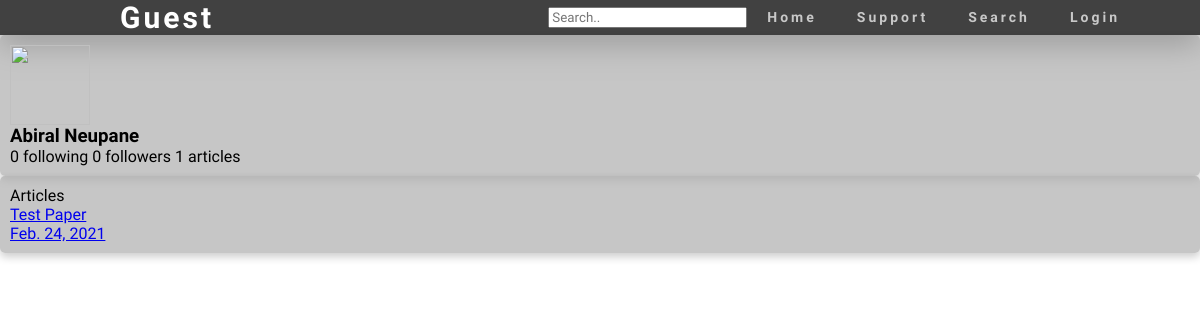
The page /profile/abiral on the database as committed earlier.
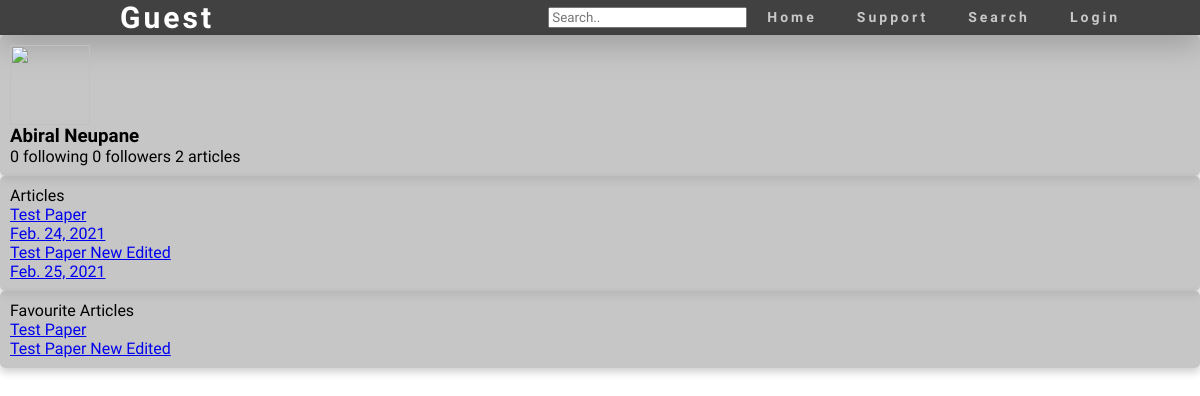
The same page on the database as committed later.
### portal/models.py (models this page shows, shortened)
class Article(models.Model):
    DOC_TYPE = (
        (1, 'Paper'),
        (2, 'Project')
    )
    objects = models.Manager()
    name = models.CharField(max_length=500)
    last_edited = models.DateField(auto_now= True)
    uploaded_by = models.ForeignKey(Person, on_delete=models.CASCADE,related_name="owner")
    doc_type = models.IntegerField(choices=DOC_TYPE, default=1)
    collaborators = models.ManyToManyField(Person, related_name="collaborator")
    description = models.TextField(max_length=1000, null=True)
    def __str__(self):
        return self.name

class Favourite(models.Model):
    objects = models.Manager()
    from_person = models.ForeignKey(Person, on_delete=models.CASCADE)
    to_article = models.ForeignKey(Article, on_delete=models.CASCADE)

### portal/views.py (the view, shortened to what this page needs)
# urls.py: path('profile', views.ProfileView.as_view(), name='profile'),
class ProfileView(View):
    def get(self, request, username=''):
        try:
            user=User.objects.get(username=username)
        except:
            user=request.user
        print(user)
        articles=models.Article.objects.filter(uploaded_by=user.person)
        context={
            'person' : user.person,
            'articles': articles,
            'followers': user.person.get_followers(),
            'followings': user.person.get_following(),
            'favourites': user.person.get_favourites()
        }
        if not user.is_anonymous:
            print(request.user)
            context['form1']=forms.UserEditForm(instance=user)
            context['form2']=forms.ProfileCompleteForm(instance=user.person)
            context['form3']=forms.PasswordChangeForm()
        return render(request, 'profile.html', context)

### portal/forms.py
class UserEditForm(forms.ModelForm):
    class Meta:
        model = User
        fields = ('username', 'email',)

class ProfileCompleteForm(forms.ModelForm):
    class Meta:
        model = models.Person
        fields = ('full_name', 'user_type', 'academic_status', 'description',)

### portal/models.py (called while the page is built)
    def get_following(self):
        following = Relationship.objects.filter(from_person=self)
        return following

    def get_followers(self):
        followers = Relationship.objects.filter(to_person=self)
        return followers

    def get_favourites(self):
        favourites =  Favourite.objects.filter(from_person=self)
        return favourites

    def __str__(self):
        return self.full_name

### portal/templates/profile.html (shortened to what this page needs)
{%extends 'nbase.html'%}
{%load static%}
{%load tags%}
{%block content%}
<div class="card">
  <div class="card-body row">
    <div class="col-3 justify-content-between">
      <img src="{%static 'img/boy.png'%}" style="width: 80; height: 80;" class="rounded-circle img-fluid">
    </div>
    <div class="col">
      <div class="row">
        <h3>{{person}}</h3>
      </div>
      <div class="row">
        {{followings|length}} following {{followers|length}} followers {{articles|length}} articles
      </div>
    </div>
  </div>
</div>
{% if articles|length > 0%}
<div class="card">
  <div class="card-header">
    Articles
  </div>
  <div class="card-body">
    <div class="col">
      {% for article in articles %}
      <div class="row">
        <a href="{% url 'article' article.id %}">
          {{article}}
          <div class="small">{{article.last_edited}}</div>
        </a>
      </div>
      {% endfor %}
    </div>
  </div>
</div>
{% endif %}
{% if favourites|length > 0%}
<div class="card">
  <div class="card-header">
    Favourite Articles
  </div>
  <div class="card-body">
    <div class="col">
      {% for favourite in favourites %}
      <div class="row">
        <a href="{% url 'article' favourite.to_article.id %}">
          {{favourite.to_article}}
        </a>
      </div>
      {% endfor %}
    </div>
  </div>
</div>
{% endif %}
{%endblock%}

Rows that differ between the two databases and show on the page:
added Article: name "Test Paper New Edited", last_edited "Feb. 25, 2021"
added Favourite: to_article "Test Paper"
added Favourite: to_article "Test Paper New Edited"
Other text that changed with them:
{{ articles|length }}: "1" → "2"
text now shown: "Favourite Articles"
